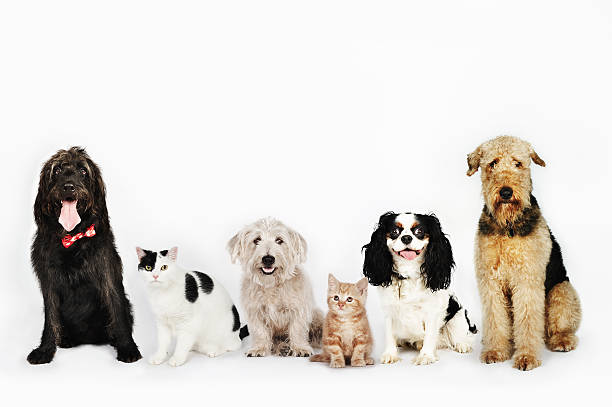
#> input picture Dogcat.jpg, 612 x 407 px
$ jupyter execute --allow-errors 'Recognigation ORC.ipynb'
#> lines starting #> are read from the running program, lines starting #| are printed output that depends on the picture
## Import Libraries

[cell 1]
import cv2
import pytesseract
import numpy as np
import matplotlib.pyplot as plt
from PIL import ImageGrab
import time

## Loading YoLo models

#> (a cell that did not finish here is left out)

[cell 3]
classes = []
#> (the rest of this cell did not finish here and is left out)

[cell 4]
my_img = cv2.imread("Dogcat.jpg")
#> my_img is the input picture: shape (407, 612, 3); mean B, G, R 212.1, 216.7, 220.8
my_img = cv2.resize(my_img,(1280,720))
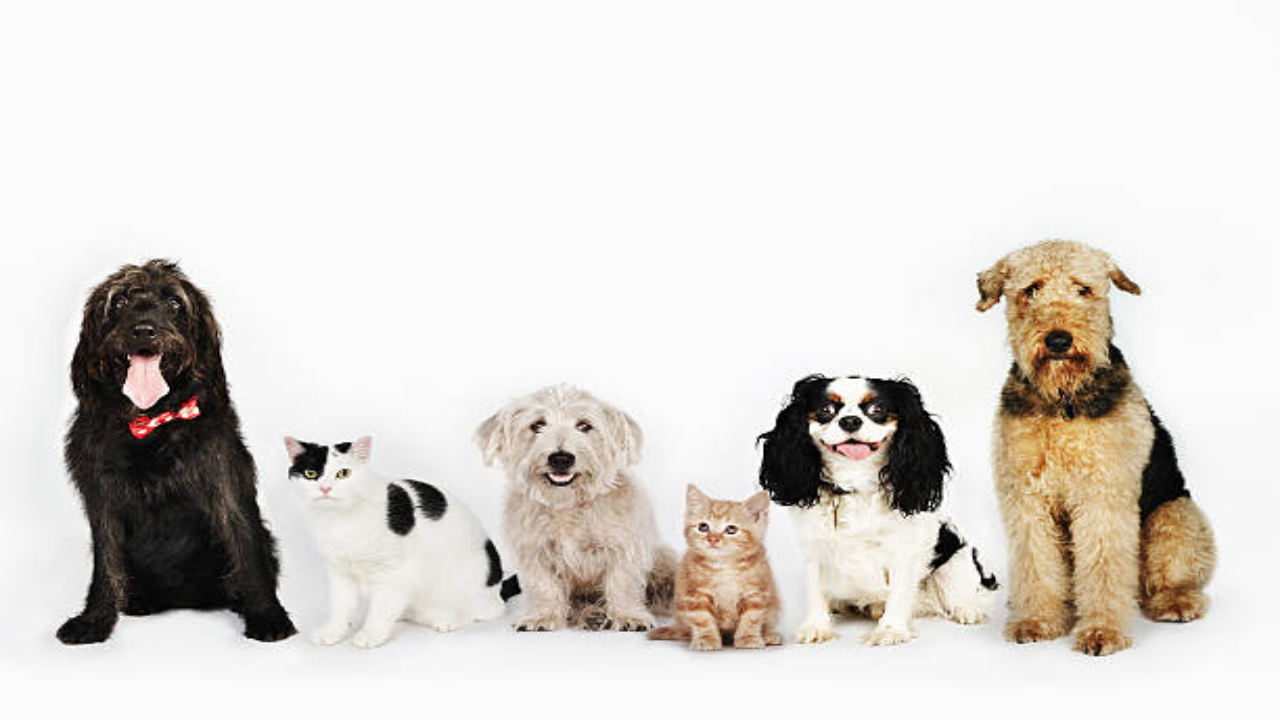
#> my_img: shape (720, 1280, 3); mean B, G, R 212.1, 216.7, 220.7

[cell 5]
plt.imshow(my_img)

[cell 6]
ht,wt, _ = my_img.shape
#> ht = 720; wt = 1280

[cell 7]
blob = cv2.dnn.blobFromImage(my_img,1/255,(416,416),(0,0,0),swapRB=True ,crop=False)

[cell 8]
blob.shape
#> Out = (1, 3, 416, 416)
